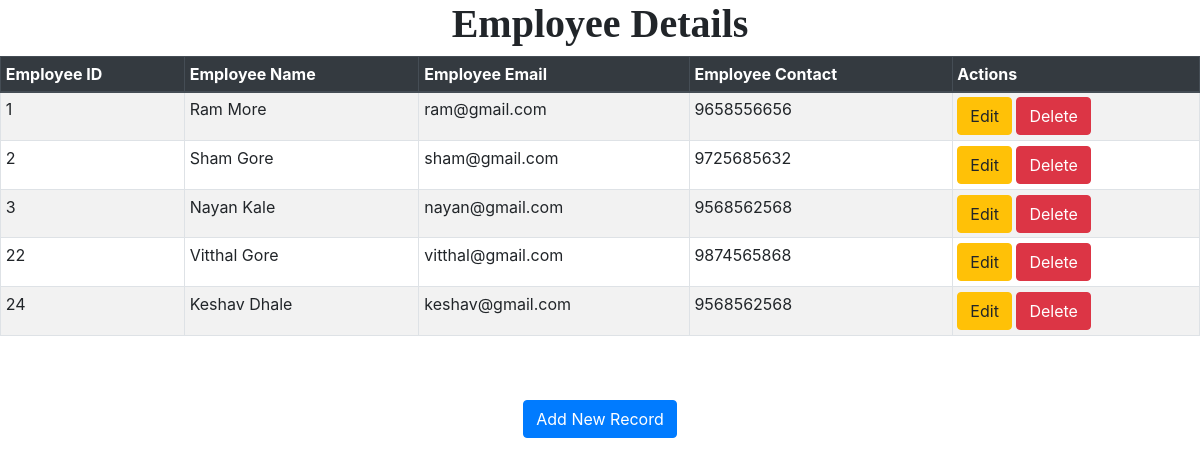
The page / on the database its author committed.
### employee/models.py (models this page shows)
class Employee(models.Model):
    eid = models.CharField(max_length=100)
    ename = models.CharField(max_length=100)
    eemail = models.EmailField(max_length=100)
    econtact = models.CharField(max_length=15)
    class Meta:
        db_table = "employee"

### employee/views.py (the view)
# urls.py: path('', views.show),
def show(request):
    employees = Employee.objects.all()
    return render(request,"show.html",{'employees':employees})

### templates/show.html (shortened to what this page needs)
{% extends 'base.html' %}
{% block content %}
<link rel="stylesheet" href="https://stackpath.bootstrapcdn.com/bootstrap/4.4.1/css/bootstrap.min.css">
<table class="table table-striped table-bordered table-sm">
    <thead class="thead-dark">
        <center><h1><b>Employee Details</b></h1></center>
    <tr>
        <th>Employee ID</th>
        <th>Employee Name</th>
        <th>Employee Email</th>
        <th>Employee Contact</th>
        <th>Actions</th>
    </tr>
    </thead>
    <tbody>
{% for employee in employees %}
    <tr>
        <td>{{ employee.eid }}</td>
        <td>{{ employee.ename }}</td>
        <td>{{ employee.eemail }}</td>
        <td>{{ employee.econtact }}</td>
        <td>
            <a href="/edit/{{ employee.id }}"><span class="btn btn-warning" >Edit</span></a>
            <a href="/delete/{{ employee.id }}"><span class="btn btn-danger" >Delete</span></a>
        </td>
    </tr>
{% endfor %}
    </tbody>
</table>
<br>
<br>
<center>
<a href="/emp" class="btn btn-primary"> Add New Record</a>
</center>
{% endblock content %}

### templates/base.html (shortened to what this page needs)
{% load static %}
<!DOCTYPE html>
<html lang="en">
<head>
    <link rel="stylesheet" href="{% static 'css/style.css' %}"/>
</head>
<body>
<center>
    {% block content %}
    {% endblock %}
</center>
</body>
</html>

### static/css/style.css (style rules this page uses)
body { font:12px/1.4 Verdana,Arial; background:#A9A9A9; height:100%; margin:25px 0; padding:0 }
h1 { font:24px Georgia,Verdana; margin:0 }

### rows shown on the page
Employee: eid "1", ename "Ram More", eemail "ram@gmail.com", econtact "9658556656"
Employee: eid "2", ename "Sham Gore", eemail "sham@gmail.com", econtact "9725685632"
Employee: eid "3", ename "Nayan Kale", eemail "nayan@gmail.com", econtact "9568562568"
Employee: eid "22", ename "Vitthal Gore", eemail "vitthal@gmail.com", econtact "9874565868"
Employee: eid "24", ename "Keshav Dhale", eemail "keshav@gmail.com", econtact "9568562568"
